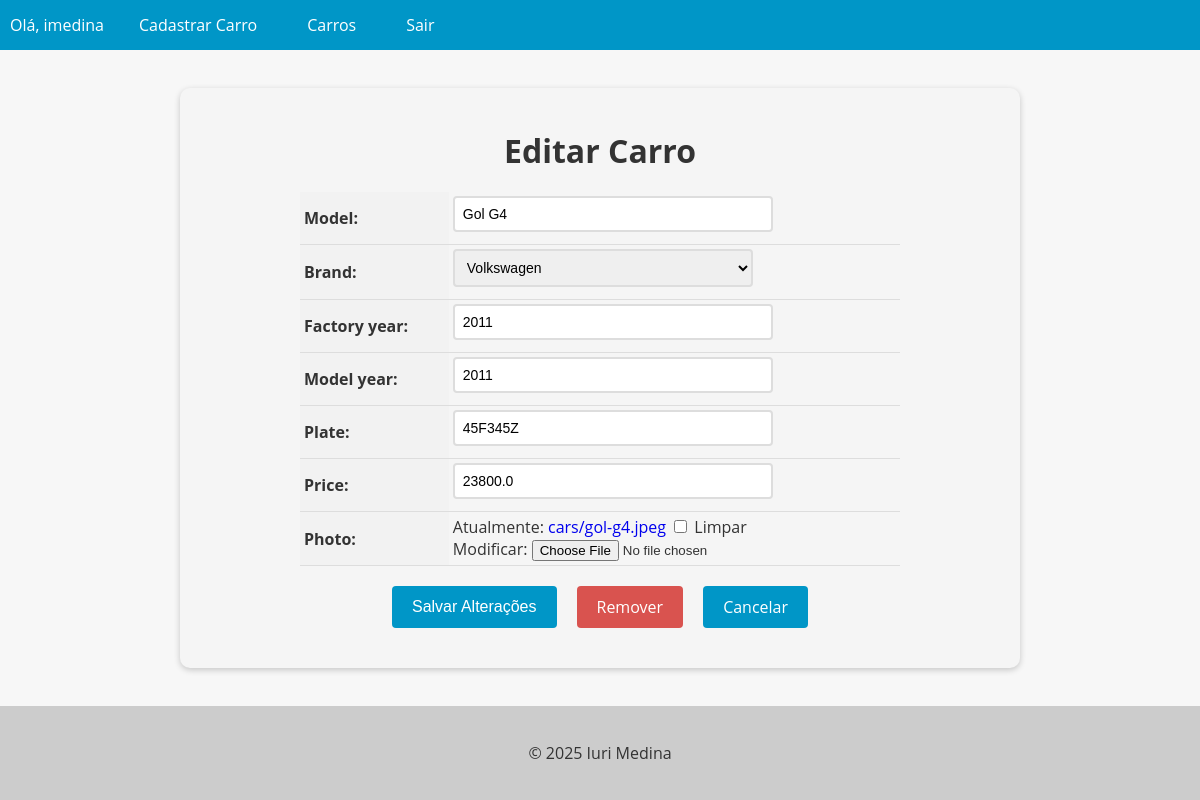
Screenshot of /car/3/update (signed in) with the database file from the repository.
### cars/models.py (models this page shows, shortened)
class Car(models.Model):
    model = models.CharField(max_length=200)
    brand = models.ForeignKey(Brand, on_delete=models.PROTECT, related_name='car_brand')
    factory_year = models.IntegerField(blank=True, null=True)
    model_year = models.IntegerField(blank=True, null=True)
    plate = models.CharField(max_length=10, blank=True, null=True)
    price = models.FloatField(blank=True, null=True)
    photo = models.ImageField(upload_to='cars/', blank=True, null=True)

### cars/views.py (the view, shortened to what this page needs)
# urls.py: path('car/<int:pk>/update', CarUpdateView.as_view(), name='car_update'),
class CarUpdateView(UpdateView):
    model = Car
    form_class = CarForm
    template_name = 'car_update.html'

### cars/forms.py (shortened to what this page needs)
class CarForm(forms.ModelForm):
    class Meta:
        model = Car
        fields = '__all__'

### cars/models.py (called while the page is built)
    def __str__(self):
        return self.name

### cars/templates/car_update.html (shortened to what this page needs)
{% extends "base.html" %}
{% block content %}
<form method="post" enctype="multipart/form-data">
  <h1>Editar Carro</h1>
  <table>
    {{ form.as_table }}
  </table>
  <div>
    <div class="buttons-container">
      <input type="submit" value="Salvar Alterações" class="btn btn-primary">
      <a href="{% url 'car_delete' pk=object.pk %}" class="btn btn-danger">Remover</a>
      <a href="{% url 'car_detail' pk=object.pk %}" class="btn btn-secondary">Cancelar</a>
    </div>
  </div>
</form>
{% endblock %}

### app/templates/base.html (shortened to what this page needs)
<!DOCTYPE html>
<html lang="en">
<head>
</head>
<body>
  <header>
    <nav>
      <ul>
        {% if user.is_authenticated %}
        <li>Olá, {{ user.username }}</li>
        <li><a href="{% url 'new_car' %}">Cadastrar Carro</a></li>
        {% else %}
        <li><a href="{% url 'register' %}">Cadastre-se</a></li>
        <li><a href="{% url 'login' %}">Login</a></li>
        {% endif %}
        <li><a href="{% url 'cars_list' %}">Carros</a></li>
        {% if user.is_authenticated %}
        <li><a href="{% url 'logout' %}">Sair</a></li>
        {% endif %}
      </ul>
    </nav>
  </header>
  <main>
    {% block content %}
    {% endblock %}
  </main>
  <footer>
    <p>&copy; 2025 Iuri Medina</p>
  </footer>
</body>
</html>

### app/templates/base.html (style rules this page uses)
body { font-family: 'Open Sans', sans-serif; background-color: #f7f7f7; color: #333; margin: 0; padding: 0; width: 100vw; height: 100vh; display: flex; flex-direction: column; justify-content: space-between; }
header { background-color: #0096c7; color: #fff; text-align: center; }
footer { background-color: #ccc; color: #333; padding: 20px; text-align: center; }
nav { background-color: #0096c7; color: #fff; height: 50px; display: flex; justify-content: space-between; align-items: center; }
nav ul { list-style: none; margin: 0; padding: 0; display: flex; }
nav ul li { margin: 0 10px; }
nav ul li a { color: #fff; text-decoration: none; font-size: 16px; padding: 15px; transition: all 0.3s ease; }

### cars/templates/car_update.html (style rules this page uses)
form { max-width: 800px; margin: 0 auto; padding: 20px; background-color: #f5f5f5; border-radius: 10px; box-shadow: 0 2px 6px rgba(0, 0, 0, 0.2); }
form h1 { font-size: 2rem; margin-bottom: 20px; text-align: center; }
table { margin: 0 auto; border-collapse: collapse; width: 100%; max-width: 600px; }
th, td { padding: 4px; text-align: left; border-bottom: 1px solid #ddd; }
th { background-color: #f2f2f2; }
input[type="text"], input[type="number"], select, textarea { padding: 8px; font-size: 14px; border: 2px solid #ddd; border-radius: 4px; width: 100%; max-width: 300px; margin-bottom: 8px; transition: border-bottom-color 0.3s ease-in-out; }
.btn { background-color: #0096c7; color: #fff; border: none; padding: 10px 20px; font-size: 16px; border-radius: 4px; cursor: pointer; transition: background-color 0.3s ease-in-out; }
.buttons-container { display: flex; justify-content: center; margin-top: 20px; margin-bottom: 20px; }
.btn { display: inline-block; background-color: #0096c7; color: #fff; border: none; padding: 10px 20px; font-size: 16px; border-radius: 4px; cursor: pointer; transition: background-color 0.3s ease-in-out; margin: 0 10px; }
.btn-danger { background-color: #d9534f; text-decoration: none !important; }
a { text-decoration: none !important; }

### rows the page displays
Car: model "Gol G4", brand "Volkswagen", factory_year "2011", model_year "2011", plate "45F345Z", price "23800.0"

### other values shown
{{ user.username }} "imedina"
